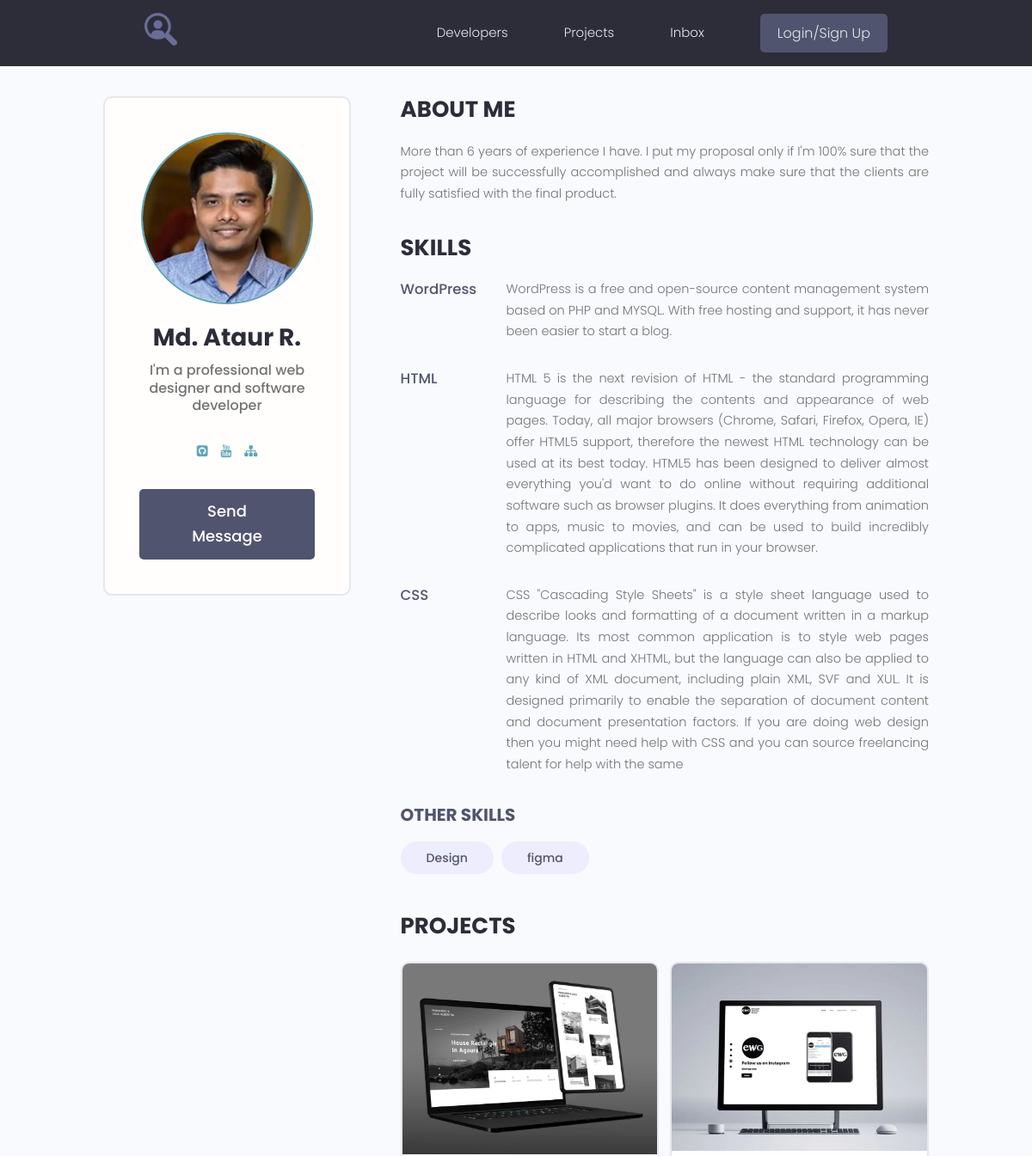
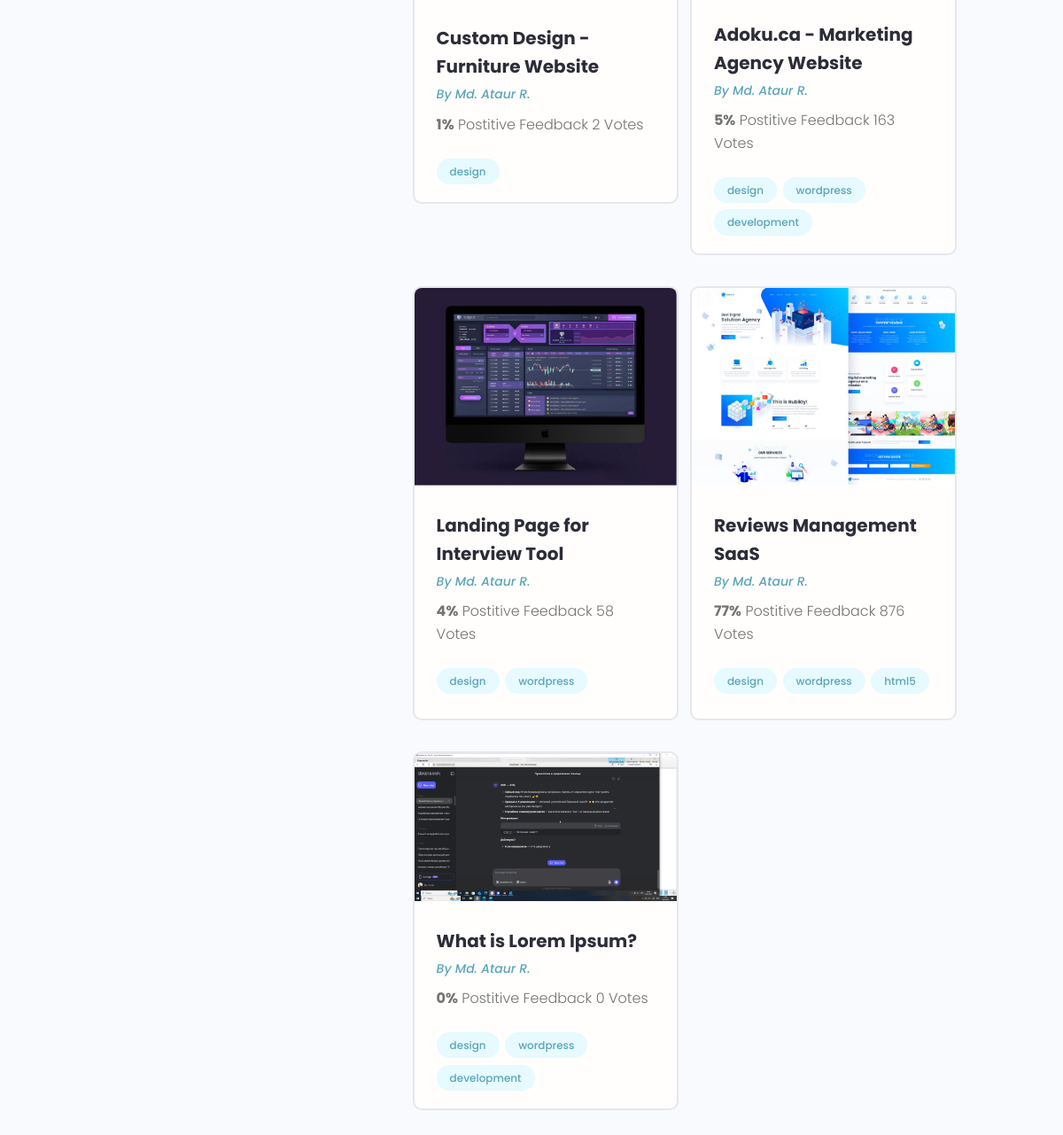
Page /profile/1/ on the committed database (2 pictures, top to bottom).
### users/models.py (models this page shows, shortened)
class Profile(models.Model):
    user = models.OneToOneField(User, on_delete=models.CASCADE, null=True, blank=True)
    name = models.CharField(max_length=200, null=True, blank=True)
    email = models.EmailField(max_length=500, null=True, blank=True)
    username = models.CharField(max_length=200, null=True, blank=True)
    short_info = models.CharField(max_length=200, null=True, blank=True)
    bio = models.TextField(null=True, blank=True)
    profile_image = models.ImageField(null=True, blank=True, upload_to='profiles/', default='profiles/user-default.png')
    social_github = models.CharField(max_length=200, null=True, blank=True)
    social_youtube = models.CharField(max_length=200, null=True, blank=True)
    social_website = models.CharField(max_length=200, null=True, blank=True)
    created = models.DateTimeField(auto_now_add=True)

class Skill(models.Model):
    owner = models.ForeignKey(Profile, on_delete=models.CASCADE, null=True, blank=True)
    name = models.CharField(max_length=200, null=True, blank=True)
    description = models.TextField(null=True, blank=True)
    created = models.DateTimeField(auto_now_add=True)
    def __str__(self):
        return f"{self.name}"

### projects/models.py (models this page shows, shortened)
class Project(models.Model):
    owner = models.ForeignKey(Profile, on_delete=models.SET_NULL, null=True, blank=True)
    title = models.CharField(max_length=200)
    description = models.TextField(null=True, blank=True)
    featured_image = models.ImageField(null=True, blank=True, upload_to="projects/%Y/%m/%d/", default="default.jpg")
    demo_link = models.CharField(max_length=2000, null=True, blank=True)
    source_link = models.CharField(max_length=2000, null=True, blank=True)
    tags = models.ManyToManyField('Tag', blank=True)
    vote_total = models.IntegerField(default=0, null=True, blank=True)
    vote_ratio = models.IntegerField(default=0, null=True, blank=True)
    created = models.DateTimeField(auto_now_add=True)

class Tag(models.Model):
    name = models.CharField(max_length=200)
    created = models.DateTimeField(auto_now_add=True)
    def __str__(self):
        return self.name

### users/views.py (the view)
# urls.py: path("profile/<str:pk>/", views.user_profile, name="user_profile"),
def user_profile(request, pk):
    prof = Profile.objects.get(id=pk)
    top_skills = prof.skill_set.exclude(description__exact="")
    other_skills = prof.skill_set.filter(description="")
    context = {
        'profile': prof,
        'top_skills': top_skills,
        "other_skills": other_skills
    }
    return render(request, 'users/profile.html', context)

### users/templates/users/profile.html
{% extends 'projects/base.html' %}
{% block content %}
<main class="profile my-md">
    <div class="container">
        <div class="layout">
            <div class="column column--1of3">
                <div class="card text-center">
                    <div class="card__body dev">
                        <img class="avatar avatar--xl" src="{{ profile.profile_image.url }}"/>
                        <h2 class="dev__name">{{ profile.name }}</h2>
                        <p class="dev__title">{{ profile.short_info }}</p>
                        <ul class="dev__social">
                            {% if profile.social_github %}
                            <li>
                                <a title="Github" href="{{ profile.social_github }}" target="_blank"><i
                                        class="fa fa-github-square"></i></a>
                            </li>
                            {% endif %}
                            {% if profile.social_youtube %}
                            <li>
                                <a title="Youtube" href="{{ profile.social_youtube }}" target="_blank"><i
                                        class="fa fa-youtube"></i></a>
                            </li>
                            {% endif %}
                            {% if profile.social_website %}
                            <li>
                                <a title="Personal Website" href="{{ profile.social_website }}" target="_blank"><i
                                        class="fa fa-sitemap"></i></a>
                            </li>
                            {% endif %}
                        </ul>
                        <a href="#" class="btn btn--sub btn--lg">Send Message </a>
                    </div>
                </div>
            </div>
            <div class="column column--2of3">
                <div class="devInfo">
                    <h3 class="devInfo__title">About Me</h3>
                    <p class="devInfo__about">
                        {{ profile.bio }}
                    </p>
                </div>
                <div class="devInfo">
                    <h3 class="devInfo__title">Skills</h3>
                    <div class="devInfo__skills">
                        {% for skill in top_skills %}
                        <div class="devSkill">
                            <h4 class="devSkill__title">{{ skill.name }}</h4>
                            <p class="devSkill__info">
                                {{ skill.description }}
                            </p>
                        </div>
                        {% endfor %}
                        <h3 class="devInfo__subtitle">Other Skills</h3>
                        <div class="devInfo__otherSkills">
                            {% for skill in other_skills %}
                            <span class="tag tag--pill tag--sub tag--lg">
                  <small>{{ skill }}</small>
                </span>
                            {% endfor %}
                        </div>
                    </div>
                </div>
                <div class="devInfo">
                    <h3 class="devInfo__title">Projects</h3>
                    <div class="grid grid--two">
                        {% for project in profile.project_set.all %}
                        <div class="column">
                            <div class="card project">
                                <a href="{% url 'project' project.id %}" class="project">
                                    <img class="project__thumbnail" src="{{ project.featured_image.url }}"
                                         alt="project thumbnail"/>
                                    <div class="card__body">
                                        <h3 class="project__title">{{ project.title }}</h3>
                                        <p><a class="project__author" href="{% url 'user_profile' project.owner.id %}">By {{ project.owner.name }}</a></p>
                                        <p class="project--rating">
                                            <span style="font-weight: bold;">{{ project.vote_ratio }}%</span> Postitive
                                            Feedback {{ project.vote_total }} Vote{{ project.vote_total|pluralize:'s' }}
                                        </p>
                                        <div class="project__tags">
                                            {% for tag in project.tags.all %}
                                            <span class="tag tag--pill tag--main">
                      <small>{{ tag }}</small>
                    </span>
                                            {% endfor %}
                                        </div>
                                    </div>
                                </a>
                            </div>
                        </div>
                        {% endfor %}
                    </div>
                </div>
            </div>
        </div>
    </div>
</main>
{% endblock %}

### projects/static/styles/app.css (style rules this page uses)
:root { --color-sub: #2d2d39; }
.btn--sub { background-color: var(--color-sub-light); }
.card { border: 2px solid var(--color-light); }
img { width: 100%; }
.profile .card > .dev { padding: 4rem; }
.dev__name { color: var(--color-sub); font-size: 2.8rem; font-weight: 700; margin-top: 1rem; margin-bottom: 0.5rem; }
.dev__title { font-size: 1.6rem; font-weight: 500; line-height: 1.3; }
.dev__social { margin: 3rem 0; list-style: none; display: flex; justify-content: center; gap: 1.5rem; }
.devInfo { margin-bottom: 3rem; }
.devInfo__title, .devInfo__subtitle { font-size: 2.6rem; color: var(--color-sub); text-transform: uppercase; font-weight: 700; margin-bottom: 1.5rem; }
.devInfo__subtitle { font-size: 2rem; color: var(--color-sub-light); }
.devInfo__about, .devSkill__info { font-size: 1.45rem; line-height: 1.7; text-align: justify; }
.devSkill { margin-bottom: 3rem; }
.devSkill__title { font-size: 1.65rem; font-weight: 500; color: var(--color-sub-light); }
@media screen and (min-width: 700px) { .devSkill { display: flex; justify-content: space-between; gap: 3rem; } }
@media screen and (min-width: 700px) { .devSkill__info { flex-basis: 80%; } }
.project__author { font-size: 1.4rem; font-style: italic; }
.project--rating { margin-bottom: 1.6em; margin-top: .5em; }
.project__thumbnail { object-fit: cover; object-position: top center; width: 100%; }
.project__title { font-size: 2rem; font-weight: 700; color: var(--color-sub); }

### projects/static/uikit/styles/modules/_variables.css (style rules this page uses)
:root { --color-main: #5aa5b9; --color-main-light: #e6faff; --color-sub: #3f4156; --color-sub-light: #51546e; --color-sub-lighter: #ededfd; --color-text: #737373; --color-gray: #8b8b8b; --color-light: #e5e7eb; --color-light-gray: #767676; --color-bg: #f8fafd; --color-white: #fffefd; --color-white-light: #f3f3f3; --color-success: #359e64; --color-success-bg: #def8e8; --color-error: #fc4b0b; --color-error-bg: #fff2ee; --font-base: 'Poppins', arial, helvetica, 'Segoe UI', roboto, ubuntu, sans-serif; --font-monospace: 'Fira Code', 'Courier New', courier, monospace; --font-regular: 300; --font-medium: 500; --font-bold: 700; --generic-shadow: 1px 1px 5px #00000010; --generic-transition: all 0.3s ease-in-out; }

### projects/static/uikit/styles/modules/_base.css (style rules this page uses)
* { margin: 0; padding: 0; box-sizing: border-box; text-rendering: optimizeLegibility; color: inherit; font-size: inherit; }
html { font-size: 50%; }
@media only screen and (min-width: 480px) { html { font-size: 56.25%; } }
@media only screen and (min-width: 1200px) { html { font-size: 62.5%; } }
body { line-height: 1.6; font-weight: 400; font-size: 1.5rem; color: var(--color-text); background-color: var(--color-bg); min-height: 100vh; }

### projects/static/uikit/styles/modules/_typography.css (style rules this page uses)
* { font-family: var(--font-base); }
h2 { font-size: 3.6rem; font-weight: var(--font-bold); }
h3 { font-size: 3.2rem; font-weight: var(--font-medium); }
h4 { font-size: 2.8rem; font-weight: var(--font-medium); }
p, span, strong { font-size: 1.6rem; color: var(--color-text); font-weight: var(--font-regular); }
a { padding-bottom: 2px; text-decoration: none; display: inline-block; color: var(--color-main); font-weight: var(--font-medium); }

### projects/static/uikit/styles/modules/_utilities.css (style rules this page uses)
.container { width: 92%; max-width: 165rem; margin: 0 auto; box-sizing: border-box; }
@media screen and (min-width: 1000px) { .container { width: 90%; } }
@media screen and (min-width: 1200px) { .container { width: 80%; } }
.text-center { text-align: center; }
.my-md { margin: 3rem auto; }

### projects/static/uikit/styles/modules/_avatar.css (style rules this page uses)
.avatar { border-radius: 50%; border: 2px solid var(--color-main); object-fit: cover; }
.avatar--xl { height: 20rem; width: 20rem; }

### projects/static/uikit/styles/modules/_button.css (style rules this page uses)
.btn { display: inline-block; position: relative; cursor: pointer; background-color: var(--color-light); font-weight: var(--font-medium); color: var(--color-sub); text-decoration: none; padding: 1rem 2rem; border-radius: 0.5rem; border: none; width: -webkit-fit-content; width: -moz-fit-content; width: fit-content; height: -webkit-fit-content; height: -moz-fit-content; height: fit-content; font-size: 1.6rem; outline-width: 0; outline-color: transparent; -webkit-backface-visibility: hidden; backface-visibility: hidden; transition: all 0.3s ease-in-out; }
.btn--sub { background-color: var(--color-sub); color: var(--color-white); }
.btn--lg { font-size: 1.8rem; padding: 1.2rem 4.5rem; }

### projects/static/uikit/styles/modules/_card.css (style rules this page uses)
.card { border-radius: 1rem; background-color: var(--color-white); border: 1.5px solid var(--color-light); width: auto; height: auto; margin-top: 0.5rem; margin-bottom: 0.5rem; overflow: hidden; }
.card__body, .card__header { padding: 2rem 2.5rem; }

### rows in the picture
Profile: profile_image (picture), name "Md. Ataur R.", short_info "I'm a professional web designer and software developer", bio "More than 6 years of experience I have. I put my proposal only if I'm 100% sure that the project will be successfully accomplished and always make sure that the clients are fully satisfied with the final product."
Skill: name "WordPress", description "WordPress is a free and open-source content management system based on PHP and MYSQL. With free hosting and support, it has never been easier to start a blog."
Skill: name "HTML", description "HTML 5 is the next revision of HTML - the standard programming language for describing the contents and appearance of web pages. Today, all major browsers (Chrome, Safari, Firefox, Opera, IE) offer HTML5 support, therefore the newest HTML technology can be used at its best today. HTML5 has been designed to deliver almost everything you'd want to do online without requiring additional software such as browser plugins. It does everything from animation to apps, music to movies, and can be used to build incredibly complicated applications that run in your browser."
Skill: name "CSS", description "CSS \"Cascading Style Sheets\" is a style sheet language used to describe looks and formatting of a document written in a markup language. Its most common application is to style web pages written in HTML and XHTML, but the language can also be applied to any kind of XML document, including plain XML, SVF and XUL. It is designed primarily to enable the separation of document content and document presentation factors. If you are doing web design then you might need help with CSS and you can source freelancing talent for help with the same"
Skill: name "Design"
Skill: name "figma"
Project: featured_image (picture), title "Custom Design - Furniture Website", owner.name "Md. Ataur R.", vote_ratio "1", vote_total "2"
Tag: name "design"
Project: featured_image (placeholder picture), title "Adoku.ca - Marketing Agency Website", owner.name "Md. Ataur R.", vote_ratio "5", vote_total "163"
Tag: name "wordpress"
Tag: name "development"
Project: featured_image (picture), title "Landing Page for Interview Tool", owner.name "Md. Ataur R.", vote_ratio "4", vote_total "58"
Project: featured_image (picture), title "Reviews Management SaaS", owner.name "Md. Ataur R.", vote_ratio "77", vote_total "876"
Tag: name "html5"
Project: featured_image (picture), title "What is Lorem Ipsum?", owner.name "Md. Ataur R.", vote_ratio "0", vote_total "0"
